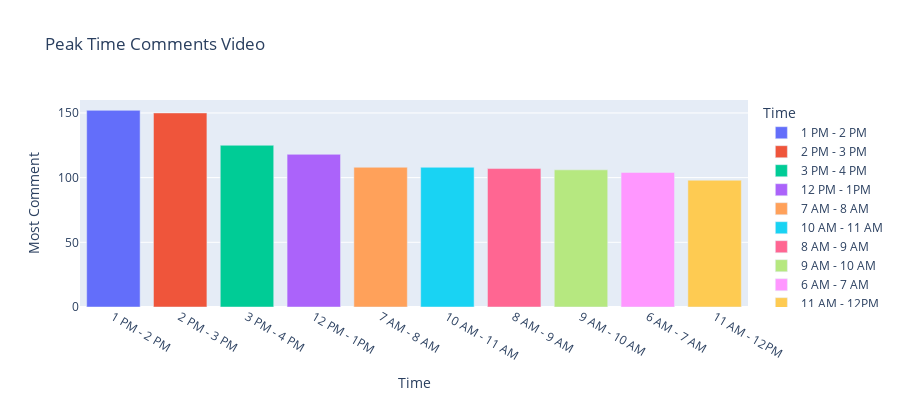

The cell this chart's notebook holds for it:
### Code cell
time_group = data1['Period_groups'].value_counts().head(10)
time_group = pd.DataFrame(data=time_group)
time_group.reset_index(inplace=True)
time_group = time_group.rename(columns = {'index':'Time','Period_groups':'Most Comment'})
time_group

fig2 = px.bar(time_group, x='Time', y='Most Comment', 
              color='Time', title = 'Peak Time Comments Video', height=400)
fig2.show()

### Figure 1 — Plotly figure (JSON) as saved in the notebook; plotly's stock layout.template omitted (floating-point values rounded to 4 significant figures)
{"data": [{"alignmentgroup": "True", "hovertemplate": "Time=%{x}<br>Most Comment=%{y}<extra></extra>", "legendgroup": "1 PM - 2 PM", "marker": {"color": "#636efa", "pattern": {"shape": ""}}, "name": "1 PM - 2 PM", "offsetgroup": "1 PM - 2 PM", "orientation": "v", "showlegend": true, "textposition": "auto", "type": "bar", "x": ["1 PM - 2 PM"], "xaxis": "x", "y": [152], "yaxis": "y"}, {"alignmentgroup": "True", "hovertemplate": "Time=%{x}<br>Most Comment=%{y}<extra></extra>", "legendgroup": "2 PM - 3 PM", "marker": {"color": "#EF553B", "pattern": {"shape": ""}}, "name": "2 PM - 3 PM", "offsetgroup": "2 PM - 3 PM", "orientation": "v", "showlegend": true, "textposition": "auto", "type": "bar", "x": ["2 PM - 3 PM"], "xaxis": "x", "y": [150], "yaxis": "y"}, {"alignmentgroup": "True", "hovertemplate": "Time=%{x}<br>Most Comment=%{y}<extra></extra>", "legendgroup": "3 PM - 4 PM", "marker": {"color": "#00cc96", "pattern": {"shape": ""}}, "name": "3 PM - 4 PM", "offsetgroup": "3 PM - 4 PM", "orientation": "v", "showlegend": true, "textposition": "auto", "type": "bar", "x": ["3 PM - 4 PM"], "xaxis": "x", "y": [125], "yaxis": "y"}, {"alignmentgroup": "True", "hovertemplate": "Time=%{x}<br>Most Comment=%{y}<extra></extra>", "legendgroup": "12 PM - 1PM", "marker": {"color": "#ab63fa", "pattern": {"shape": ""}}, "name": "12 PM - 1PM", "offsetgroup": "12 PM - 1PM", "orientation": "v", "showlegend": true, "textposition": "auto", "type": "bar", "x": ["12 PM - 1PM"], "xaxis": "x", "y": [118], "yaxis": "y"}, {"alignmentgroup": "True", "hovertemplate": "Time=%{x}<br>Most Comment=%{y}<extra></extra>", "legendgroup": "7 AM - 8 AM", "marker": {"color": "#FFA15A", "pattern": {"shape": ""}}, "name": "7 AM - 8 AM", "offsetgroup": "7 AM - 8 AM", "orientation": "v", "showlegend": true, "textposition": "auto", "type": "bar", "x": ["7 AM - 8 AM"], "xaxis": "x", "y": [108], "yaxis": "y"}, {"alignmentgroup": "True", "hovertemplate": "Time=%{x}<br>Most Comment=%{y}<extra></extra>", "legendgroup": "10 AM - 11 AM", "marker": {"color": "#19d3f3", "pattern": {"shape": ""}}, "name": "10 AM - 11 AM", "offsetgroup": "10 AM - 11 AM", "orientation": "v", "showlegend": true, "textposition": "auto", "type": "bar", "x": ["10 AM - 11 AM"], "xaxis": "x", "y": [108], "yaxis": "y"}, {"alignmentgroup": "True", "hovertemplate": "Time=%{x}<br>Most Comment=%{y}<extra></extra>", "legendgroup": "8 AM - 9 AM", "marker": {"color": "#FF6692", "pattern": {"shape": ""}}, "name": "8 AM - 9 AM", "offsetgroup": "8 AM - 9 AM", "orientation": "v", "showlegend": true, "textposition": "auto", "type": "bar", "x": ["8 AM - 9 AM"], "xaxis": "x", "y": [107], "yaxis": "y"}, {"alignmentgroup": "True", "hovertemplate": "Time=%{x}<br>Most Comment=%{y}<extra></extra>", "legendgroup": "9 AM - 10 AM", "marker": {"color": "#B6E880", "pattern": {"shape": ""}}, "name": "9 AM - 10 AM", "offsetgroup": "9 AM - 10 AM", "orientation": "v", "showlegend": true, "textposition": "auto", "type": "bar", "x": ["9 AM - 10 AM"], "xaxis": "x", "y": [106], "yaxis": "y"}, {"alignmentgroup": "True", "hovertemplate": "Time=%{x}<br>Most Comment=%{y}<extra></extra>", "legendgroup": "6 AM - 7 AM", "marker": {"color": "#FF97FF", "pattern": {"shape": ""}}, "name": "6 AM - 7 AM", "offsetgroup": "6 AM - 7 AM", "orientation": "v", "showlegend": true, "textposition": "auto", "type": "bar", "x": ["6 AM - 7 AM"], "xaxis": "x", "y": [104], "yaxis": "y"}, {"alignmentgroup": "True", "hovertemplate": "Time=%{x}<br>Most Comment=%{y}<extra></extra>", "legendgroup": "11 AM - 12PM", "marker": {"color": "#FECB52", "pattern": {"shape": ""}}, "name": "11 AM - 12PM", "offsetgroup": "11 AM - 12PM", "orientation": "v", "showlegend": true, "textposition": "auto", "type": "bar", "x": ["11 AM - 12PM"], "xaxis": "x", "y": [98], "yaxis": "y"}], "layout": {"barmode": "relative", "height": 400, "legend": {"title": {"text": "Time"}, "tracegroupgap": 0}, "title": {"text": "Peak Time Comments Video"}, "xaxis": {"anchor": "y", "categoryarray": ["1 PM - 2 PM", "2 PM - 3 PM", "3 PM - 4 PM", "12 PM - 1PM", "7 AM - 8 AM", "10 AM - 11 AM", "8 AM - 9 AM", "9 AM - 10 AM", "6 AM - 7 AM", "11 AM - 12PM"], "categoryorder": "array", "domain": [0, 1], "title": {"text": "Time"}}, "yaxis": {"anchor": "x", "domain": [0, 1], "title": {"text": "Most Comment"}}}}
